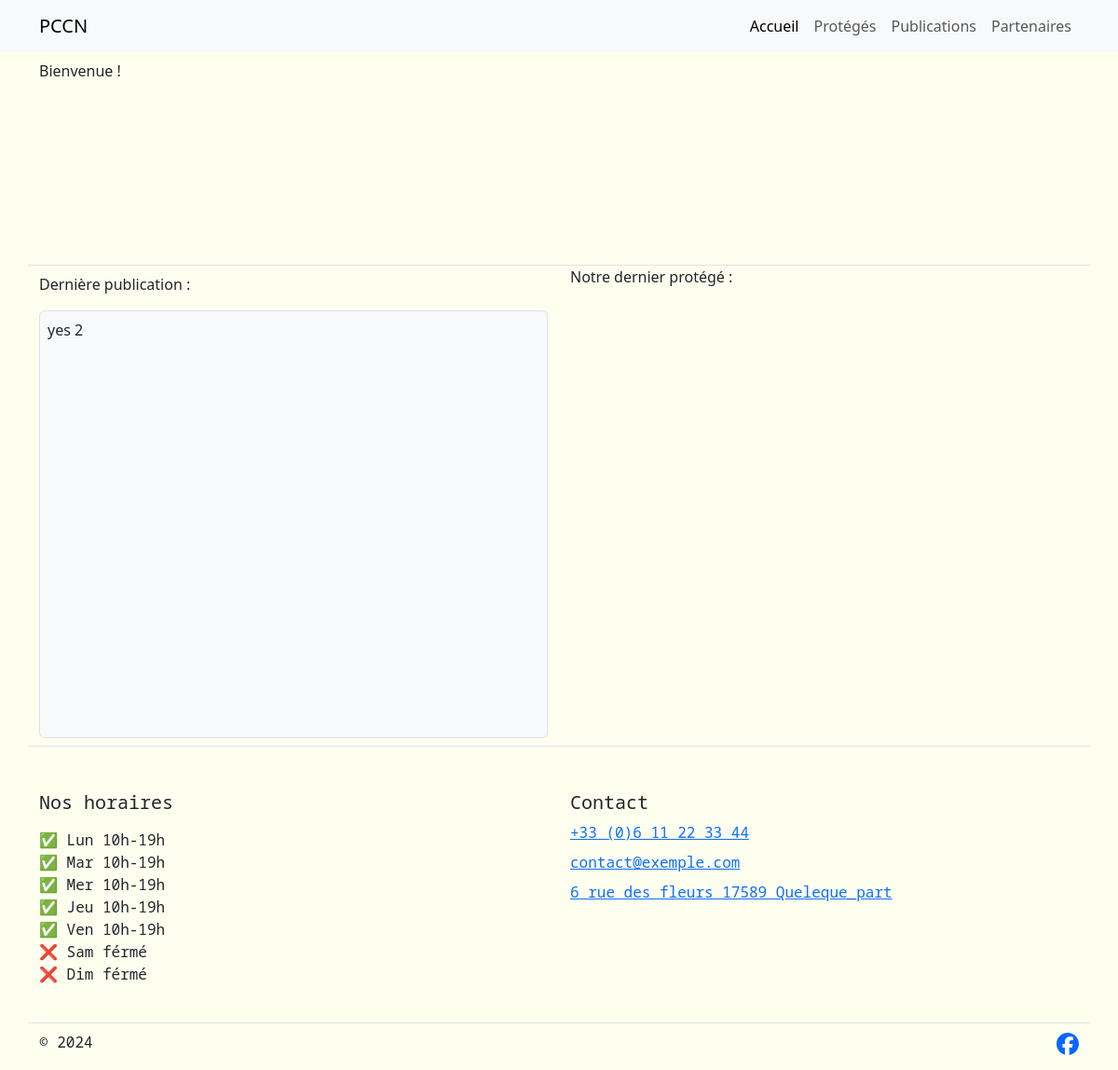
Before: / with the older database file.
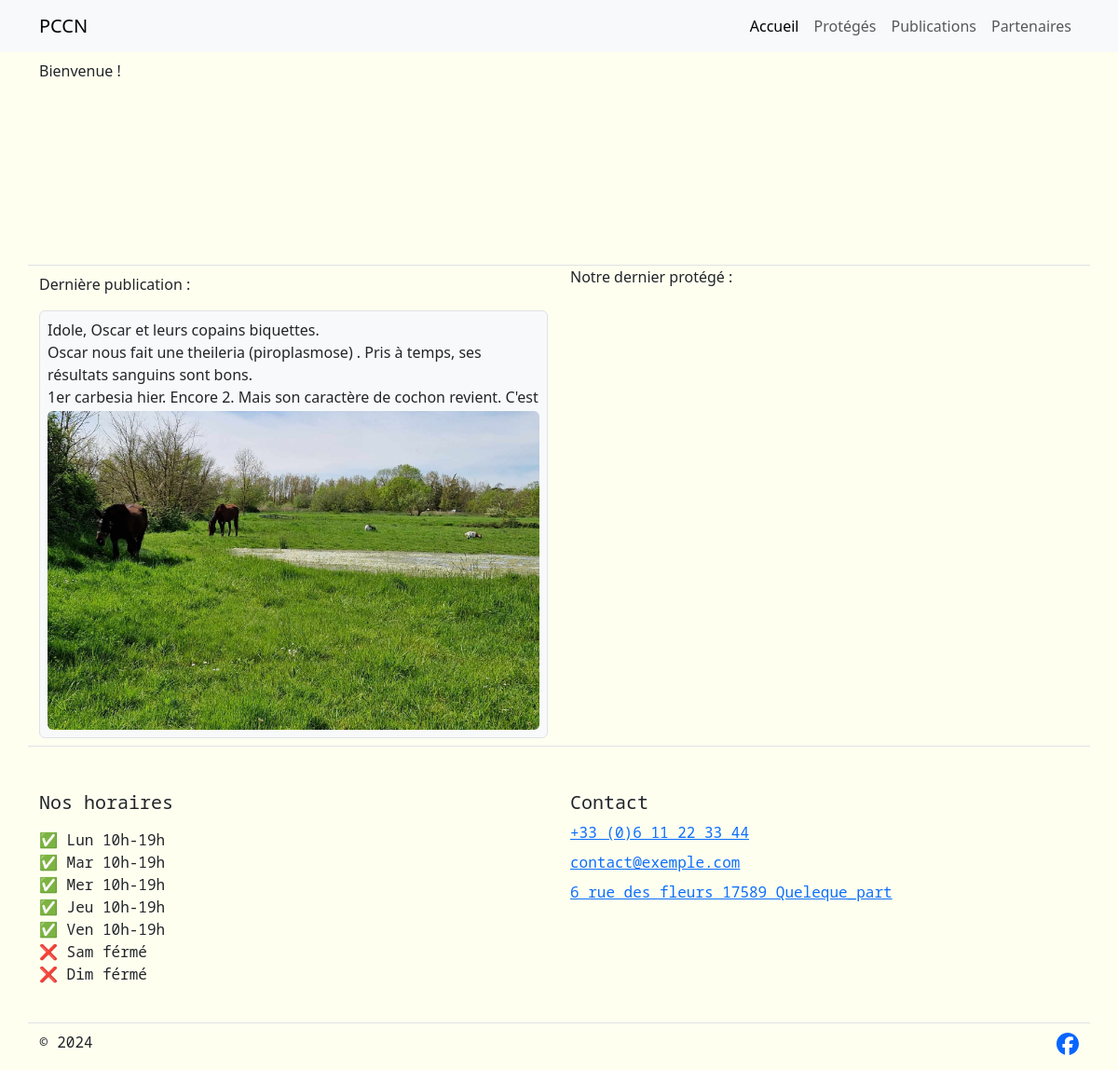
After: the same page with the newer database file.
### base/models/publication.py (models this page shows, shortened)
class Publication(m.Model):
    description = m.TextField()
    post_at = m.DateTimeField(editable=False, auto_now_add=True)
    is_last_of_month = m.BooleanField(default=True, editable=False)
    class Meta:
        ordering = ['-post_at']
    def get_absolute_url(self):
        return reverse('publication', kwargs={'dt_publication': self.post_at})

class PublicationAttachment(m.Model):
    file = m.FileField('Média', upload_to=image_path)
    file_type = m.CharField('Type de média', max_length=1, editable=False)
    publication = m.ForeignKey(Publication, m.CASCADE, 'attachments')
    class Meta:
        verbose_name = 'Média'
    def image_preview(self):
        extension, file_type = self.determine_file_type()
        if file_type == 'Image':
            return format_html(f'<img src="{self.file.url}" style="max-width: 200px; max-height: 200px;" />')
        elif file_type == 'Video':
            mime_type, _ = mimetypes.guess_type(self.file.url)
            return format_html(
                f'<video width="200" controls><source src="{self.file.url}" type="{mime_type}">Your browser does not support the video tag.</video>')
        else:
            return format_html('No preview available')
    image_preview.allow_tags = True
    image_preview.short_description = 'Preview'

### base/views/home.py (the view)
# urls.py: path('', views.home, name='home'),
def home(request):
    home_stuffs: Home = Home.objects.first()
    context = {
        'home_text': home_stuffs.home_text if home_stuffs else None,
        'last_publication': Publication.objects.first(),
    }
    return render(request, 'home.html', context=context)

### base/views/global_context.py (called while the page is built)
def global_data(request):
    header = {
        'Accueil': 'home',
        'Protégés': 'animals',
        'Publications': 'publications',
        'Partenaires': 'sponsors',
    }
    return {
        'header_list': header.items(),
        'home_stuffs': Home.objects.first(),
    }

### django_app/converters.py (called while the page is built)
    def to_url(self, value: datetime):
        return value.strftime(self.format)

### base/templates/home.html
{% extends 'base/base.html' %}
{% load static %}
{% block css %}<link rel="stylesheet" href="{% static 'css/home.css' %}">{% endblock %}
{% block content %}
<div class="row h-100">
  <section id="welcom-txt" class="border-bottom col-12">
    Bienvenue !
  </section>
  <section id="last-publication" class="py-2 col-12 col-md-6 d-flex flex-column">
    <p>Dernière publication :</p>
    <div class="position-relative border rounded bg-light flex-fill p-2">
      {% include 'elements/publication_resume.html' with publi=last_publication %}
    </div>
  </section>
  <section id="last-animals" class="col-12 col-md-6">
    Notre dernier protégé :
  </section>
</div>
{% endblock %}

### base/templates/elements/publication_resume.html (shortened to what this page needs)
{% with desc=publi.description|linebreaks %}
<div class="h-100 d-flex flex-column position-relative ">
    {% if publi.attachments.count %}
    <div class="w-100" style="max-height: 6.2rem; overflow: hidden;">
        {% if desc|wordcount > 200 %}
        {{ desc|truncatewords:"20" }}
        <p><u>Voir la suite</u></p>
        {% else %}
        {{ desc }}
        {% endif %}
    </div>
    {% with medias=publi.attachments.all %}
    <div class="w-100 flex-fill rounded overflow-hidden">
        {% if medias.count == 1 %}
        <div style="background: url('{{ medias.0.file.url }}') no-repeat center center; background-size: cover; height: 100%;"></div>
        {% endif %}
    </div>
    {% endwith %}
    {% else %}
    {% if desc|wordcount > 100 %}
    {{ desc|truncatewords:"100" }}
    <p><u>Voir la suite</u></p>
    {% else %}
    {{ desc }}
    {% endif %}
    {% endif %}
</div>
{% endwith %}

Changed rows visible on the page:
removed Publication: description "yes 2"
added PublicationAttachment: publication+file (picture)
Other visible differences:
{{ desc }}: (not shown) → "Idole, Oscar et leurs copains biquettes. Oscar nous fait une theileria (piroplasmose) . Pris à temps, ses résultats sanguins sont bons. 1er carbesia hier. Encore 2. Mais son caractère de cochon revient. C'est…"
